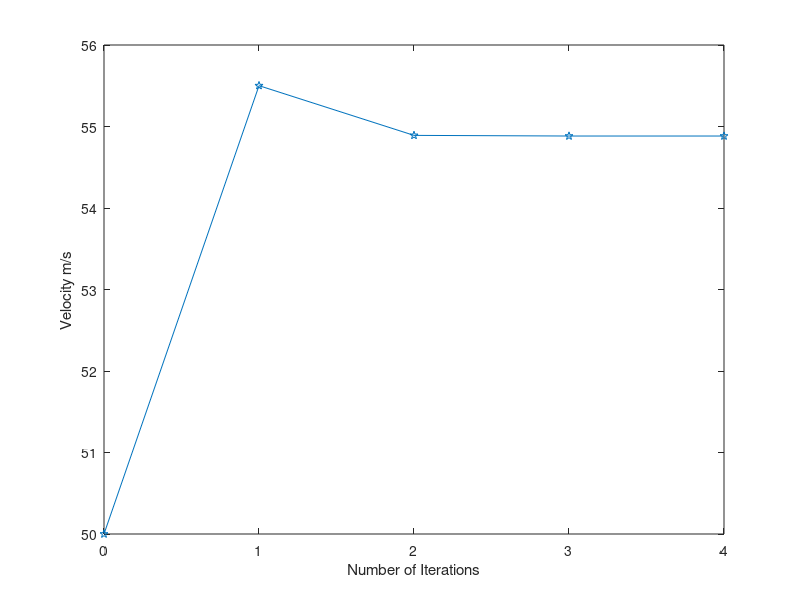

Here is the MATLAB script that generated this plot:
% EMTH171: Case Study 1 Exercise 2 mzh99/jzh200
% Analyzing a car of petrol power supply system with several factors
clear
clc
close all
m = 1500;    % Mass of car (Kg)
c_d = 0.3;   % Drag coefficient
area = 2;    % Frontal area (m^2)
c_rr = 0.010;% Rolling resistance 
a = 420;     % Engine parameters a (W.s/rad)
b = 0.44;    % Engine parameters b (W.s 2 /rad 2)
r_f = 3.50;  % Final drive ratio (m)
r_g = 0.8;   % Top gear with a gearbox ratio (m)
r_w = 0.205; % Wheel radius (m)
g = 9.81;    % Gravity coefficient (m/s^2)
air = 1.2;   % Air density (Kg/m^3)
% ========================Changeable Values in 4 Cases=====================
angle = 0;   % Gradient (degree)
acc = 0;     % Acceleration (m/s^2)
K = r_w/(r_f*r_g); % K 
%--------------------------------Function----------------------------------
f = @(v) c_d*area*(1/2)*air*v.^3 + m*g*sin(angle).*v + ...
    c_rr*m*g*cos(angle).*v + m*acc.*v - (a*v./K) + ((b*v.^2)/K^2);
d = @(v) 3*c_d*area*(1/2)*air*v.^2 + m*g*sin(angle) + ...
    c_rr*m*g*cos(angle) + m*acc - a/K + ((2*b*v)./K^2);
%---------------------------------Values-----------------------------------
N = 1000;    % 100 Iterations
v = 50;     % Initial guess
tol = 1e-4; % Tolerance value
%-----------------------------Processing-----------------------------------

for ii = 1 : N
    v(ii+1) = v(ii) - f(v(ii))/d(v(ii));
    if abs(v(ii+1)-v(ii)) < tol
        break
    end
end
%---------------------------------Plotting---------------------------------
xArray = 0 : 1 : ii;   %  X-axis
yArray = v            %  Y-axis 
figure(1)
plot(xArray, yArray,'-p')
ylabel('Velocity m/s')
xlabel('Number of Iterations')
